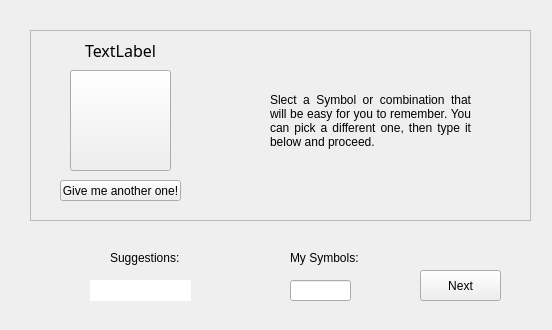
<?xml version="1.0" encoding="UTF-8"?>
<ui version="4.0">
 <class>selectSymbol</class>
 <widget class="QWidget" name="selectSymbol">
  <property name="geometry">
   <rect>
    <x>0</x>
    <y>0</y>
    <width>552</width>
    <height>330</height>
   </rect>
  </property>
  <property name="windowTitle">
   <string>Select your Symbol to remember</string>
  </property>
  <widget class="QFrame" name="frame">
   <property name="geometry">
    <rect>
     <x>30</x>
     <y>30</y>
     <width>501</width>
     <height>191</height>
    </rect>
   </property>
   <property name="frameShape">
    <enum>QFrame::StyledPanel</enum>
   </property>
   <property name="frameShadow">
    <enum>QFrame::Raised</enum>
   </property>
   <widget class="QPushButton" name="image">
    <property name="geometry">
     <rect>
      <x>40</x>
      <y>40</y>
      <width>101</width>
      <height>101</height>
     </rect>
    </property>
    <property name="text">
     <string/>
    </property>
   </widget>
   <widget class="QPushButton" name="pushButton_2">
    <property name="geometry">
     <rect>
      <x>30</x>
      <y>150</y>
      <width>121</width>
      <height>21</height>
     </rect>
    </property>
    <property name="text">
     <string>Give me another one!</string>
    </property>
   </widget>
   <widget class="QLabel" name="symbolName_label">
    <property name="geometry">
     <rect>
      <x>10</x>
      <y>10</y>
      <width>161</width>
      <height>20</height>
     </rect>
    </property>
    <property name="font">
     <font>
      <family>Century Gothic</family>
      <pointsize>12</pointsize>
      <weight>50</weight>
      <bold>false</bold>
     </font>
    </property>
    <property name="text">
     <string>TextLabel</string>
    </property>
    <property name="alignment">
     <set>Qt::AlignCenter</set>
    </property>
   </widget>
   <widget class="QWidget" name="widget" native="true">
    <property name="geometry">
     <rect>
      <x>220</x>
      <y>40</y>
      <width>241</width>
      <height>101</height>
     </rect>
    </property>
    <widget class="QLabel" name="label">
     <property name="geometry">
      <rect>
       <x>20</x>
       <y>10</y>
       <width>201</width>
       <height>81</height>
      </rect>
     </property>
     <property name="layoutDirection">
      <enum>Qt::LeftToRight</enum>
     </property>
     <property name="autoFillBackground">
      <bool>false</bool>
     </property>
     <property name="text">
      <string>Slect a Symbol or combination that will be easy for you to remember. You can pick a different one, then type it below and proceed.</string>
     </property>
     <property name="alignment">
      <set>Qt::AlignJustify|Qt::AlignVCenter</set>
     </property>
     <property name="wordWrap">
      <bool>true</bool>
     </property>
    </widget>
   </widget>
  </widget>
  <widget class="QPushButton" name="next_btn">
   <property name="geometry">
    <rect>
     <x>420</x>
     <y>270</y>
     <width>81</width>
     <height>31</height>
    </rect>
   </property>
   <property name="text">
    <string>Next</string>
   </property>
  </widget>
  <widget class="QLineEdit" name="lineEdit">
   <property name="geometry">
    <rect>
     <x>290</x>
     <y>280</y>
     <width>61</width>
     <height>21</height>
    </rect>
   </property>
   <property name="alignment">
    <set>Qt::AlignCenter</set>
   </property>
  </widget>
  <widget class="QLabel" name="label_2">
   <property name="geometry">
    <rect>
     <x>290</x>
     <y>250</y>
     <width>71</width>
     <height>16</height>
    </rect>
   </property>
   <property name="text">
    <string>My Symbols:</string>
   </property>
  </widget>
  <widget class="QLabel" name="label_3">
   <property name="geometry">
    <rect>
     <x>110</x>
     <y>250</y>
     <width>71</width>
     <height>16</height>
    </rect>
   </property>
   <property name="text">
    <string>Suggestions:</string>
   </property>
  </widget>
  <widget class="QLabel" name="label_4">
   <property name="geometry">
    <rect>
     <x>90</x>
     <y>280</y>
     <width>101</width>
     <height>21</height>
    </rect>
   </property>
   <property name="styleSheet">
    <string notr="true">Background: rgb(255, 255, 255)</string>
   </property>
   <property name="frameShape">
    <enum>QFrame::NoFrame</enum>
   </property>
   <property name="text">
    <string/>
   </property>
   <property name="alignment">
    <set>Qt::AlignCenter</set>
   </property>
  </widget>
 </widget>
 <resources/>
 <connections/>
</ui>
